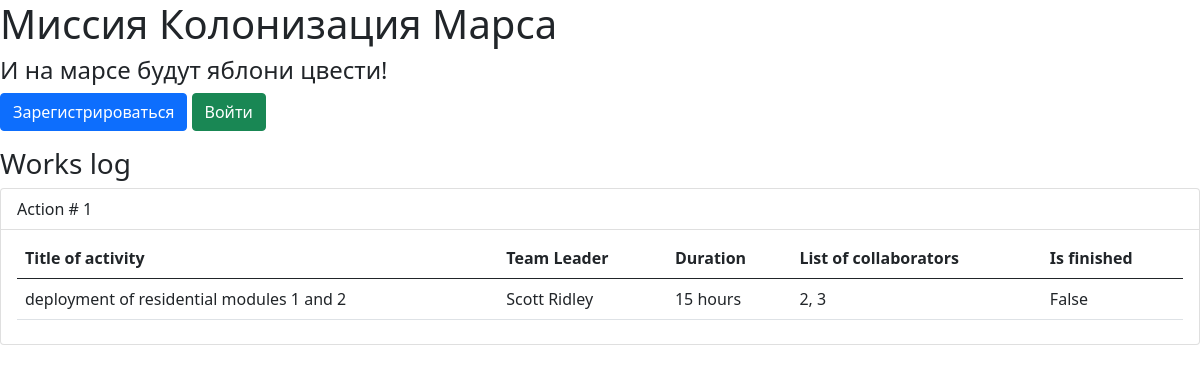
The app's page /, older data.
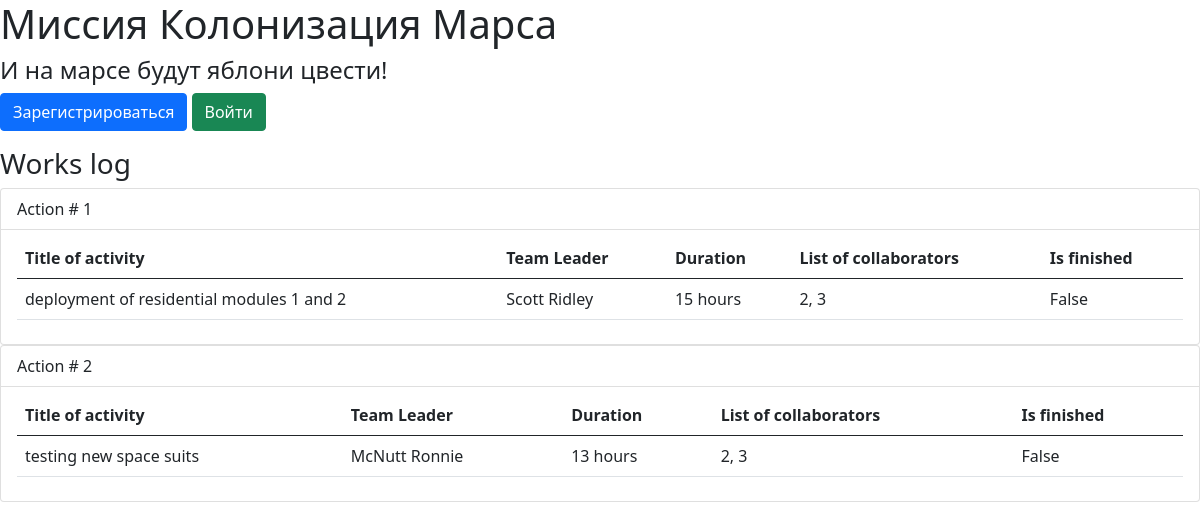
The same page, newer data.
### data/jobs.py (models this page shows)
class Jobs(SqlAlchemyBase):
    __tablename__ = 'jobs'
    id = sqlalchemy.Column(sqlalchemy.Integer,
                           primary_key=True, autoincrement=True)
    team_leader = sqlalchemy.Column(sqlalchemy.Integer, sqlalchemy.ForeignKey("users.id"))
    job = sqlalchemy.Column(sqlalchemy.String, unique=True)
    work_size = sqlalchemy.Column(sqlalchemy.Integer)
    collaborators = sqlalchemy.Column(sqlalchemy.String, nullable=True)
    is_finished = sqlalchemy.Column(sqlalchemy.Boolean)
    start_date = sqlalchemy.Column(sqlalchemy.DateTime,
                                   default=datetime.datetime.now)
    end_date = sqlalchemy.Column(sqlalchemy.DateTime,
                                 default=datetime.datetime.now)
    team_lead = orm.relationship('User')

### main.py (the view)
@app.route("/")
def index():
    db_sess = db_session.create_session()
    jobs = []
    for job in db_sess.query(Jobs).all():
        elem = job.job, db_sess.query(User).filter(User.id == job.team_leader).first().surname + " " +\
               db_sess.query(User).filter(User.id == job.team_leader).first().name, job.work_size, job.collaborators,\
               job.is_finished, job.id, job.team_leader
        jobs.append(elem)
    return render_template('work_list.html', title='Работа', jobs=jobs)

### data/db_session.py (called while the page is built)
def create_session() -> Session:
    global __factory
    return __factory()

### templates/work_list.html (shortened to what this page needs)
{% extends "base.html" %}
    {% block content %}
        <link rel="stylesheet" href="{{url_for('.static', filename='/css/style.css')}}">
        <h3>Works log</h3>
        {% for job in jobs %}
            <ul class="list-group">
                <li class="list-group-item">Action # {{loop.index}}</li>
                <li class="list-group-item">
                    <table class="table">
                      <thead>
                        <tr>
                          <th scope="col">Title of activity</th>
                          <th scope="col">Team Leader</th>
                          <th scope="col">Duration</th>
                          <th scope="col">List of collaborators</th>
                          <th scope="col">Is finished</th>
                        </tr>
                      </thead>
                      <tbody>
                        <tr>
                          <td>{{job[0]}}</td>
                          <td>{{job[1]}}</td>
                          <td>{{job[2]}} hours</td>
                          <td>{{job[3]}}</td>
                          <td>{{job[4]}}</td>
                        </tr>
                      </tbody>
                    </table>
                </li>
            </ul>
        {% endfor %}
    {% endblock %}

Row changes from the older to the newer data that the page shows:
added Jobs: job "testing new space suits", job "McNutt Ronnie", work_size "13", collaborators "2, 3", job "False"
